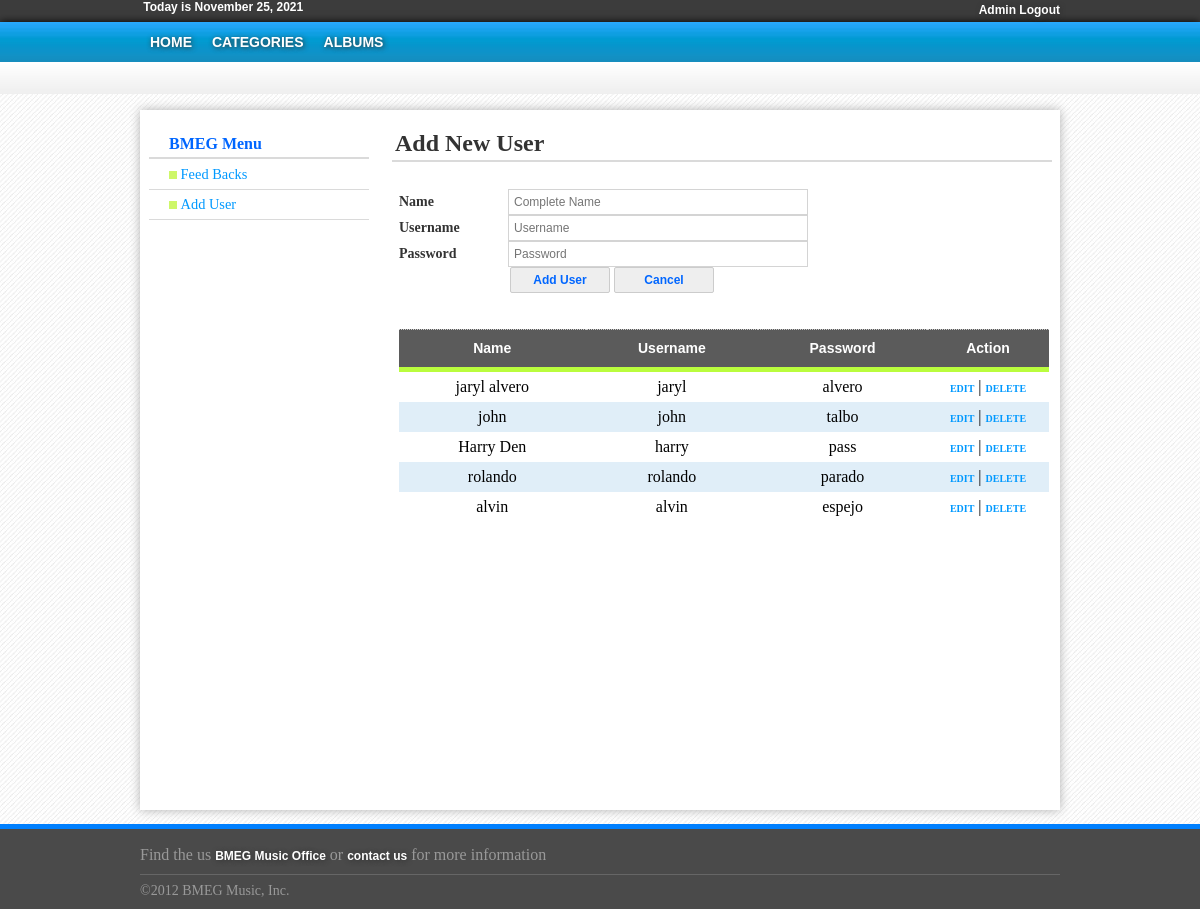
The page /Administrator/PHP/AddUser.php (signed in) on the database its author committed.
### tables this page shows
CREATE TABLE IF NOT EXISTS `tblusers` (
`user_id` int(100) NOT NULL,
  `name` varchar(60) NOT NULL,
  `username` varchar(30) NOT NULL,
  `password` varchar(30) NOT NULL
);

### Administrator/PHP/AddUser.php (the view, shortened to what this page needs)
<?php
if(isset($_SESSION['user_id'])==0){
header("location:../../loginpage.php");
}else{
?>
<!DOCTYPE html PUBLIC "-//W3C//DTD XHTML 1.0 Transitional//EN" "http://www.w3.org/TR/xhtml1/DTD/xhtml1-transitional.dtd">
<html xmlns="http://www.w3.org/1999/xhtml">
<head>
<link rel="stylesheet" type="text/css" href="../css/AdminStyle.css" />
</head>
<body>
<div class="header_wrapper">
	<div class="login">
          <?php
				$today = date("F j, Y");
				echo '&nbsp;Today is '.$today;
				?>
            <ul>
                <li><a href="logout.php">Admin Logout</a></li>
            </ul>
   	</div>
</div>
<div class="header_menu">
	<div class="menu">
    	<ul>
        	<li><a href="AdminHome.php">HOME</a></li>
            <li><a href="AdminCategory.php">CATEGORIES</a></li>
            <li><a href="AdminAlbum.php">ALBUMS</a></li>
    	</ul>
    </div>
</div>
<div class="header_under"></div>
<div class="container_wrapper">
    <div class="sidebar_menu">
    	<h4 class="header">BMEG Menu</h4>
    	<ul>
        	<li><a href="Feedbacks.php"><img src="../Templates/list-style.png" height="8"  width="8"/>&nbsp;Feed Backs</a></li>
            <li><a href="AddUser.php"><img src="../Templates/list-style.png" height="8"  width="8"/>&nbsp;Add User</a></li>
        </ul>
    </div>
    <div class="home_content">
    	<h2 class="header">Add New User</h2>
        	<div class="form">
            	<form  method="post" action="AdminAddUser.php" name="myform"/>
                    <div>
                    	<label for="Name">Name</label>
                        <input type="text" name="txtname" id="txtname" placeholder="Complete Name" size="39"/>
                    </div>
                    <div>
                    	<label for="username">Username</label>
                        <input type="text" name="txtusername" id="txtusername" placeholder="Username" size="39"/>
                    </div>
                    <div>
                    	<label for="password">Password</label>
                        <input type="text" name="txtpass"  placeholder="Password" size="39"/>
                    </div>
                    <div>
                    	<input type="submit" value="Add User" id="button1" name="add"/>
                        <input type="reset" value="Cancel" id="button2"/>
                    </div>
                <br /><br />
                <table  width="650" border="0" cellpadding="1" cellspacing="0">
                	<tr>
                    	<th class="table">Name</th><th class="table">Username</th><th class="table">Password</th><th class="table">Action</th>
                    </tr>
					<?php
					$line = 0;
                    $getUsers = mysql_query("SELECT * FROM tblusers") or die(mysql_error());
                    while($row = mysql_fetch_array($getUsers)){
						if($line == 1){
							$bgcolor = '#E0EEF8';
							$line = 0;
						}else{
							$bgcolor = '#FFFFFF';
							$line = 1;
						}
                    ?>
                    <tr align="center" bgcolor="<?php echo $bgcolor?>" height="30">
                    	<td align="center"><?php echo $row['name']?></td>
                        <td align="center"><?php echo $row['username']?></td>
                        <td align="center"><?php echo $row['password']?></td>
                        <td align="center" width="120"><a href="AdminEditUser.php?id=<?php echo $row['user_id']?>" class="link">EDIT</a>&nbsp;|&nbsp;<a href="AdminDeleteUser.php?id=<?php echo $row['user_id']?>" class="link" onclick="return confirm('Do you want to delete this?')">DELETE</a></td>
                    </tr>
                    <?php } ?>
                </table>
            </div>
    </div>
</div>
<div class="footer_wrapper">
    <div class="footer_menu">
    	<ul>
        	<li>Find the us <a href="Frontend/Contacts.php">BMEG Music Office</a> or <a href="Frontend/Contacts.php">contact us</a>  for more information</li>
        </ul>
        <br /> <br /> <br />
        <span style="color:#999; font-size:14px; margin-top:10px;">&copy;2012 BMEG Music, Inc.</span>
    </div>
</div>
</body>
</html><?php } ?>

### Administrator/css/AdminStyle.css (style rules this page uses)
html,body { padding:0px; margin:0px; background:url(../Templates/body_back1.jpg) #fff top repeat-x; }
.header_menu { height:40px; width:100%; background:url(../Templates/menu_back.jpg) repeat-x; -moz-box-shadow:0px 0px 8px #000; -webkit-box-shadow:0px 0px 8px #000; -box-shadow:0px 0px 8px #000; border:1px medium #000; }
.menu { width:920px; margin-left:auto; margin-right:auto; }
.menu ul { padding:0px; margin:0px; }
.menu ul li { position:relative; float:left; list-style:none; line-height:40px; }
.menu ul li a { text-decoration:none; display:block; padding:10px; line-height:20px; font-family:Arial, Helvetica, sans-serif; font-size:14px; font-weight:900; text-shadow:1px 1px 5px #333; color:#FFF; }
.header_under { background:url(../Templates/headerunder.png) repeat-x; width:100%; height:32px; }
.header_wrapper { width:100%; height:22px; padding:0px; margin:0px; background:#3C3C3C; }
.login { font-family:Arial, Helvetica, sans-serif; color:#FFF; font-size:12px; padding-top: font-size:12px; width:920px; font-weight:900; margin-left:auto; margin-right:auto; }
.login ul { float:right; padding:0px; margin:0px; }
.login ul li { position:relative; list-style:none; }
.login ul li a { text-decoration:none; line-height:20px; font-family:Arial, Helvetica, sans-serif; font-size:12px; font-weight:900; text-shadow:1px 1px 5px #333; color:#FFF; }
.container_wrapper { width:920px; height:700px; padding:0px; margin-top:16px; margin-left:auto; margin-right:auto; -moz-box-shadow:0px 0px 10px #B0B0B0; -webkit-box-shadow:0px 0px 10px #B0B0B0; border:1px medium #B0B0B0; background:#FFF; }
.home_content { width:660px; height:500px; float:right; margin-right:8px; padding:0px; }
.home_content .header { font-weight:bold; color:#333; border-bottom:2px solid #dadada; padding-bottom:3px; padding-left:3px; }
.sidebar_menu { width:220px; height:500px; margin-left:9px; float:left; }
.sidebar_menu .header { font-weight:bold; color:#06F; margin-bottom:1px; border-bottom:2px solid #dadada; padding:4px 0px 4px 20px; }
.sidebar_menu ul { padding:0px; margin:0px; list-style-type:none; margin-bottom:10px; }
.sidebar_menu ul li { padding-bottom:0px; }
.sidebar_menu ul li a { font:"Trebuchet MS", Arial, Helvetica, sans-serif; font-size:90%; color:#09F; display:block; border-bottom:1px solid #dadada; padding-left:20px; text-decoration:none; padding-top:6px; padding-bottom:6px; }
.form { width:640px; height:500px; padding:7px 7px; }
label { width:105px; font:"Times New Roman", Times, serif; font-size:14px; font-weight:bold; color:#333; margin-top:5px; display:inline-block; }
#button1 { width:100px; font-weight:bold; border:1px solid #CCC; background:#EEE; margin-left:111px; color:#06F; -moz-border-radius:2px; -webkit-border-radius:2px; border-radius:2px; cursor:pointer; }
#button2 { width:100px; font-weight:bold; border:1px solid #CCC; background:#EEE; color:#06F; -moz-border-radius:2px; -webkit-border-radius:2px; border-radius:2px; cursor:pointer; }
input,select { padding:5px 5px; border:1px solid #D4D4D4; font-family:"Trebuchet MS", Arial, Helvetica, sans-serif; font-size:12px; color:#333; display:inline-block; }
.table { height:35px; background:#5B5B5B; color:#FFF; border-bottom:5px solid #BAFD3E; border-top:1px dotted #CCC; font-family:"Trebuchet MS", Arial, Helvetica, sans-serif; font-size:14px; margin-left:0; }
.link { text-decoration:none; font-family:Georgia, "Times New Roman", Times, serif; font-size:10px; font-weight:bold; color:#09F; }
.footer_wrapper { width:100%; height:80px; margin-top:14px; background:#4A4A4A; border-top:5px solid #0080FF; }
.footer_menu { width:920px; margin-left:auto; margin-right:auto; }
.footer_menu ul { padding:0px; margin:0px; list-style:none; float:left; border-bottom:1px solid #666; width:100%; padding-bottom:8px; padding-top:6px; }
.footer_menu ul li { line-height:20px; padding-top:10px; color:#999; font-weight:500px; }
.footer_menu ul li a { text-decoration:none;line-height:20px;font-family:Arial, Helvetica, sans-serif;font-size:12px;;text-shadow:1px 1px 5px #333;color:#FFF; font-weight:560 }

### rows shown on the page
tblusers: name "jaryl alvero", username "jaryl", password "alvero"
tblusers: name "john", username "john", password "talbo"
tblusers: name "Harry Den", username "harry", password "pass"
tblusers: name "rolando", username "rolando", password "parado"
tblusers: name "alvin", username "alvin", password "espejo"
